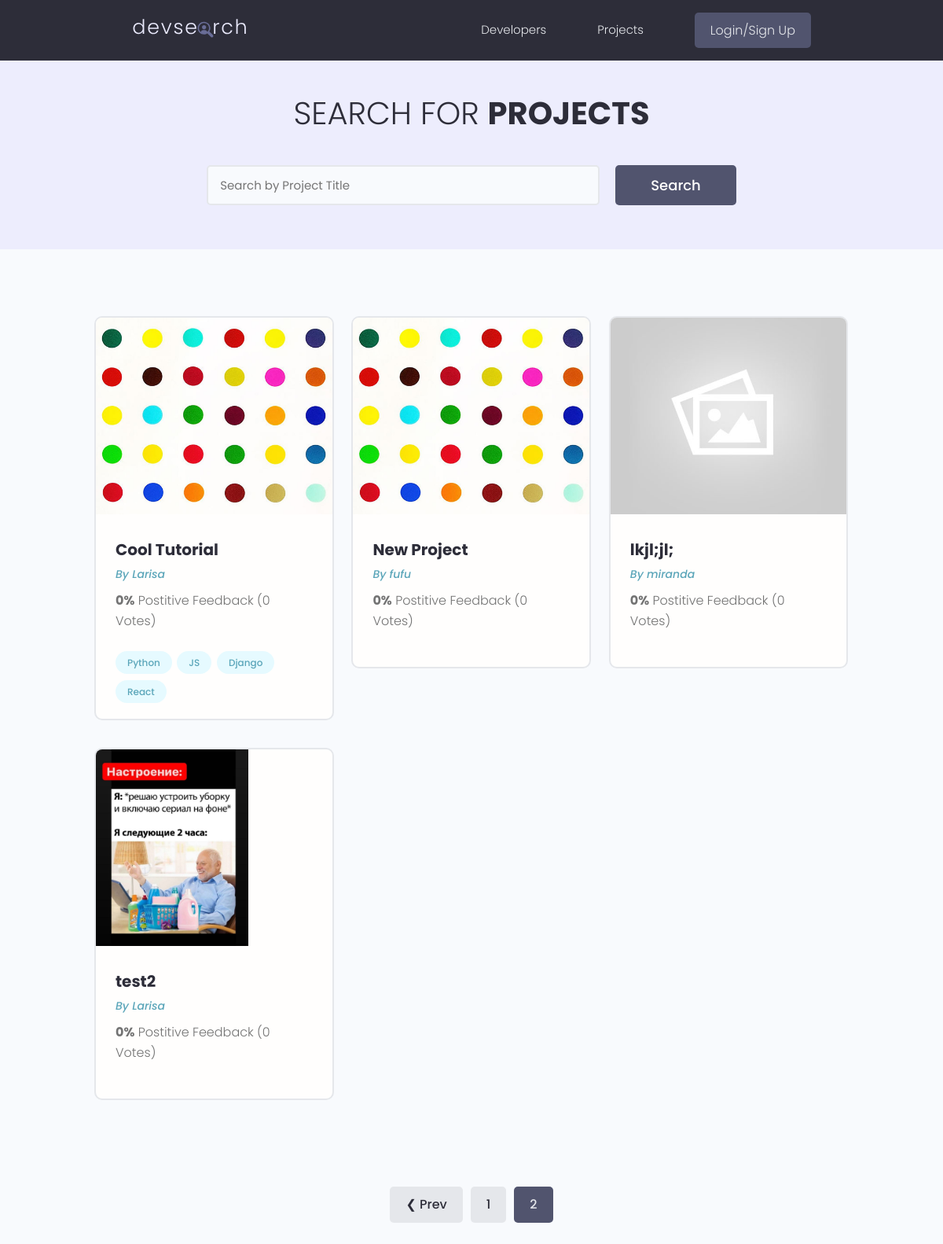
Before: /projects/?page=2 with the older database file.
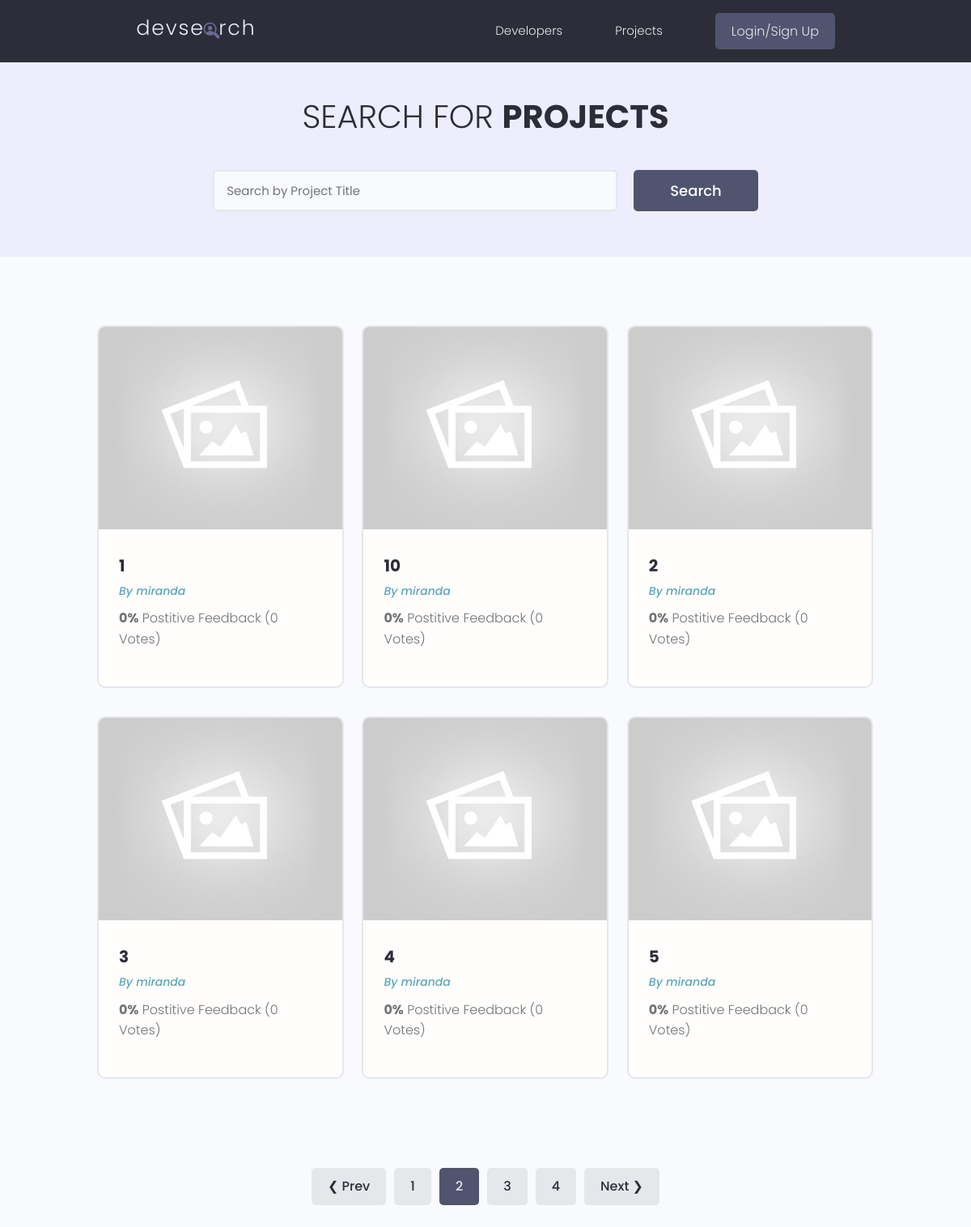
After: the same page with the newer database file.
### projects/models.py (models this page shows, shortened)
class Project(models.Model):
    owner = models.ForeignKey(Profile, null=True, blank=True, on_delete=models.SET_NULL)
    title = models.CharField(max_length=200)
    description = models.TextField(null=True, blank=True)
    featured_image = models.ImageField(null=True, blank=True, default="default.jpg")
    demo_link = models.CharField(max_length=2000, null=True, blank=True)
    source_link = models.CharField(max_length=2000, null=True, blank=True)
    tags = models.ManyToManyField('Tag', blank=True)
    vote_total = models.IntegerField(default=0, null=True, blank=True)
    vote_ratio = models.IntegerField(default=0, null=True, blank=True)
    created = models.DateTimeField(auto_now_add=True)
    id = models.UUIDField(default=uuid.uuid4, unique=True, primary_key=True, editable=False)
    class Meta:
        ordering = ['-vote_ratio', '-vote_total', 'title']

class Tag(models.Model):
    name = models.CharField(max_length=200)
    created = models.DateTimeField(auto_now_add=True)
    id = models.UUIDField(default=uuid.uuid4, unique=True, primary_key=True, editable=False)
    def __str__(self):
        return self.name

### users/models.py (models this page shows, shortened)
class Profile(models.Model):
    user = models.OneToOneField(User, on_delete=models.CASCADE, null=True, blank=True)
    name = models.CharField(max_length=200, blank=True, null=True)
    email = models.EmailField(max_length=500, blank=True, null=True)
    username = models.CharField(max_length=200, blank=True, null=True)
    location = models.CharField(max_length=200, blank=True, null=True)
    short_info = models.CharField(max_length=200, blank=True, null=True)
    bio = models.TextField(blank=True, null=True)
    profile_image = models.ImageField(null=True, blank=True, upload_to='profiles/', default='profiles/user-default.jpg')
    social_github = models.CharField(max_length=200, blank=True, null=True)
    social_twitter = models.CharField(max_length=200, blank=True, null=True)
    social_linkedin = models.CharField(max_length=200, blank=True, null=True)
    social_youtube = models.CharField(max_length=200, blank=True, null=True)
    social_website = models.CharField(max_length=200, blank=True, null=True)
    created = models.DateTimeField(auto_now_add=True)
    id = models.UUIDField(default=uuid.uuid4, unique=True, primary_key=True, editable=False)

### projects/views.py (the view)
# urls.py: path('projects/', include('projects.urls')),
def projects(request):
    projects, search_query = searchProjects(request)
    custom_range, projects = paginateProjects(request, projects, 6)
    context = {'projects': projects, 'search_query': search_query, 'custom_range': custom_range}
    return render(request, 'projects/projects.html', context )

### projects/utils.py (called while the page is built)
def paginateProjects(request, projects, results):
    page = request.GET.get('page')
    paginator = Paginator(projects, results)
    try:
        projects = paginator.page(page)
    except PageNotAnInteger:
        page = 1
        projects = paginator.page(page)
    except EmptyPage:
        page = paginator.num_pages
        projects = paginator.page(page)
    leftIndex = (int(page) - 4)
    if leftIndex < 1:
        leftIndex = 1
    rightIndex = (int(page) + 5)
    if rightIndex > paginator.num_pages:
        rightIndex = paginator.num_pages + 1
    custom_range = range(leftIndex, rightIndex)
    return custom_range, projects

def searchProjects(request):
    search_query = ''
    if request.GET.get('search_query'):
        search_query = request.GET.get('search_query')
    tags = Tag.objects.filter(name__icontains=search_query)
    projects = Project.objects.distinct().filter(
        Q( title__icontains=search_query) |
        Q( description__icontains=search_query) |
        Q( owner__name__icontains=search_query) |
        Q( tags__in=tags)
    )
    return projects, search_query

### projects/templates/projects/projects.html (shortened to what this page needs)
{% extends 'main.html' %}
{% block content %}
<main class="projects">
    <section class="hero-section text-center">
      <div class="container container--narrow">
        <div class="hero-section__box">
          <h2>Search for <span>Projects</span></h2>
        </div>
        <div class="hero-section__search">
          <form id="searchForm" class="form" action="{% url 'projects' %}" method="get">
            <div class="form__field">
              <input class="input input--text" id="formInput#search" type="text" name="search_query"
                placeholder="Search by Project Title" value="{{search_query}}" />
            </div>
            <input class="btn btn--sub btn--lg" type="submit" value="Search" />
          </form>
        </div>
      </div>
    </section>
    <section class="projectsList">
      <div class="container">
        <div class="grid grid--three">
        {% for project in projects %}
          <div class="column">
            <div class="card project">
              <a href="{% url 'project' project.id %}" class="project">
                <img class="project__thumbnail" src="{{ project.featured_image.url}}" alt="project thumbnail" />
                <div class="card__body">
                  <h3 class="project__title">{{project.title}}</h3>
                  <p><a class="project__author" href="{% url 'user-profile' project.owner.id %}">By {{project.owner.name}}</a></p>
                  <p class="project--rating">
                    <span style="font-weight: bold;">{{project.vote_ratio}}%</span> Postitive
                    Feedback ({{project.vote_total}} Vote{{project.vote_total|pluralize:"s"}})
                  </p>
                  <div class="project__tags">
                    {% for tag in project.tags.all %}
                    <span class="tag tag--pill tag--main">
                        <small>{{ tag }}</small>
                    </span>
                    {% endfor %}
                  </div>
                </div>
              </a>
            </div>
          </div>
          {% endfor %}
        </div>
      </div>
    </section>
    {% include 'pagination.html'  with queryset=projects custom_range=custom_range %}
  </main>
{% endblock content %}

Changed rows visible on the page:
no longer on this page (row unchanged): Project: featured_image (picture), title "Cool Tutorial", owner.name "Larisa", vote_ratio "0", vote_total "0"
no longer on this page (row unchanged): Tag: name "Python"
no longer on this page (row unchanged): Tag: name "JS"
no longer on this page (row unchanged): Tag: name "Django"
no longer on this page (row unchanged): Tag: name "React"
no longer on this page (row unchanged): Project: featured_image (picture), title "New Project", owner.name "fufu", vote_ratio "0", vote_total "0"
no longer on this page (row unchanged): Project: featured_image (placeholder picture), title "lkjl;jl;", owner.name "miranda", vote_ratio "0", vote_total "0"
no longer on this page (row unchanged): Project: featured_image (picture), title "test2", owner.name "Larisa", vote_ratio "0", vote_total "0"
added Project: featured_image (placeholder picture), title "1", owner.name "miranda", vote_ratio "0", vote_total "0"
added Project: featured_image (placeholder picture), title "10", owner.name "miranda", vote_ratio "0", vote_total "0"
added Project: featured_image (placeholder picture), title "2", owner.name "miranda", vote_ratio "0", vote_total "0"
added Project: featured_image (placeholder picture), title "3", owner.name "miranda", vote_ratio "0", vote_total "0"
added Project: featured_image (placeholder picture), title "4", owner.name "miranda", vote_ratio "0", vote_total "0"
added Project: featured_image (placeholder picture), title "5", owner.name "miranda", vote_ratio "0", vote_total "0"
Other visible differences:
new list line: "3"
new list line: "4"
text now shown: "Next ❯"
